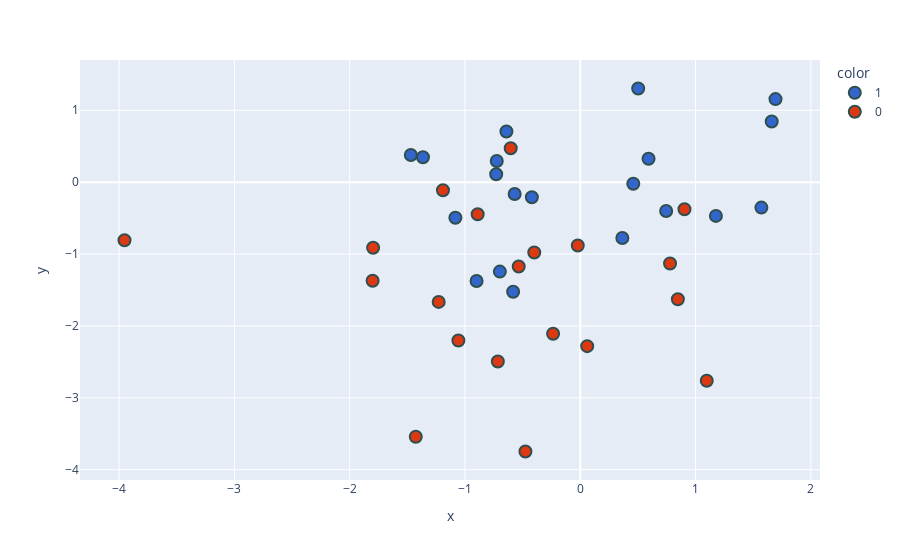

Notebook code for this chart:
### Code cell
new_df['target'] = new_df['target'].astype('str')
fig = px.scatter(x=new_df['PC1'],
                 y=new_df['PC2'],
                 color=new_df['target'],
                 color_discrete_sequence=px.colors.qualitative.G10
                )

fig.update_traces(marker=dict(size=12,
                              line=dict(width=2,
                                        color='DarkSlateGrey')),
                  selector=dict(mode='markers'))
fig.show()

### Figure 1 — Plotly figure (JSON) as saved in the notebook; plotly's stock layout.template omitted (floating-point values rounded to 4 significant figures)
{"data": [{"hovertemplate": "color=1<br>x=%{x}<br>y=%{y}<extra></extra>", "legendgroup": "1", "marker": {"color": "#3366CC", "line": {"color": "DarkSlateGrey", "width": 2}, "size": 12, "symbol": "circle"}, "mode": "markers", "name": "1", "orientation": "v", "showlegend": true, "type": "scatter", "x": [0.5024, -0.5691, -1.083, 1.661, -0.6404, 1.571, -0.7244, 0.7452, 0.4599, -0.7292, 1.177, 0.5923, -1.47, -0.8995, -0.6974, 1.693, -0.4199, 0.3651, -1.365, -0.5823], "xaxis": "x", "y": [1.303, -0.1641, -0.4946, 0.8437, 0.7048, -0.3539, 0.2947, -0.4019, -0.0223, 0.1112, -0.4691, 0.3251, 0.3777, -1.374, -1.244, 1.155, -0.2097, -0.7756, 0.3468, -1.523], "yaxis": "y"}, {"hovertemplate": "color=0<br>x=%{x}<br>y=%{y}<extra></extra>", "legendgroup": "0", "marker": {"color": "#DC3912", "line": {"color": "DarkSlateGrey", "width": 2}, "size": 12, "symbol": "circle"}, "mode": "markers", "name": "0", "orientation": "v", "showlegend": true, "type": "scatter", "x": [0.7787, -1.797, -1.057, -0.6035, -0.4757, 0.9039, -1.191, -3.953, -1.228, -0.399, 0.06013, 0.8467, -0.02163, -1.427, -0.5339, -0.7149, -0.2356, 1.097, -1.801, -0.89], "xaxis": "x", "y": [-1.132, -0.9126, -2.203, 0.4728, -3.747, -0.3758, -0.1114, -0.8073, -1.665, -0.9779, -2.281, -1.628, -0.8798, -3.541, -1.173, -2.494, -2.108, -2.763, -1.371, -0.4455], "yaxis": "y"}], "layout": {"legend": {"title": {"text": "color"}, "tracegroupgap": 0}, "margin": {"t": 60}, "xaxis": {"anchor": "y", "domain": [0, 1], "title": {"text": "x"}}, "yaxis": {"anchor": "x", "domain": [0, 1], "title": {"text": "y"}}}}
